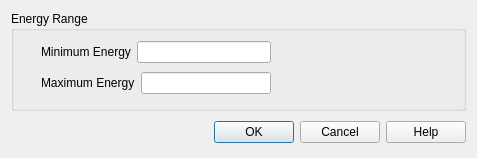
<?xml version="1.0" encoding="UTF-8"?>
<ui version="4.0">
 <class>energyDialog</class>
 <widget class="QDialog" name="energyDialog">
  <property name="geometry">
   <rect>
    <x>0</x>
    <y>0</y>
    <width>463</width>
    <height>156</height>
   </rect>
  </property>
  <property name="windowTitle">
   <string>Dialog</string>
  </property>
  <layout class="QVBoxLayout" name="verticalLayout_2">
   <item>
    <widget class="QGroupBox" name="EgretBox">
     <property name="minimumSize">
      <size>
       <width>455</width>
       <height>100</height>
      </size>
     </property>
     <property name="title">
      <string>Energy Range</string>
     </property>
     <widget class="QWidget" name="layoutWidget_2">
      <property name="geometry">
       <rect>
        <x>30</x>
        <y>30</y>
        <width>230</width>
        <height>56</height>
       </rect>
      </property>
      <layout class="QVBoxLayout" name="verticalLayout">
       <item>
        <layout class="QFormLayout" name="minLayout">
         <item row="0" column="0">
          <widget class="QLabel" name="minLabel">
           <property name="text">
            <string>Minimum Energy</string>
           </property>
          </widget>
         </item>
         <item row="0" column="1">
          <widget class="QLineEdit" name="minEnergyEdit"/>
         </item>
        </layout>
       </item>
       <item>
        <layout class="QFormLayout" name="maxLayout">
         <item row="0" column="0">
          <widget class="QLabel" name="maxLabel">
           <property name="text">
            <string>Maximum Energy</string>
           </property>
          </widget>
         </item>
         <item row="0" column="1">
          <widget class="QLineEdit" name="maxEnergyEdit"/>
         </item>
        </layout>
       </item>
      </layout>
     </widget>
    </widget>
   </item>
   <item>
    <layout class="QHBoxLayout" name="buttonLayout">
     <item>
      <widget class="QDialogButtonBox" name="buttonBox">
       <property name="minimumSize">
        <size>
         <width>240</width>
         <height>30</height>
        </size>
       </property>
       <property name="orientation">
        <enum>Qt::Horizontal</enum>
       </property>
       <property name="standardButtons">
        <set>QDialogButtonBox::Cancel|QDialogButtonBox::Help|QDialogButtonBox::Ok</set>
       </property>
      </widget>
     </item>
    </layout>
   </item>
  </layout>
 </widget>
 <resources/>
 <connections/>
</ui>
